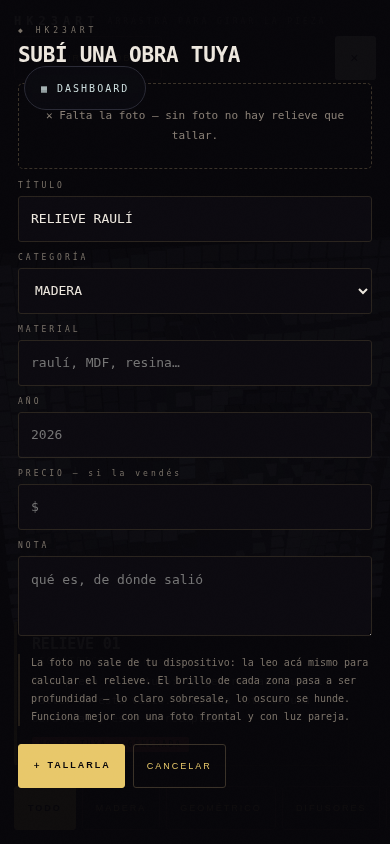
#> input picture .sp/arte.png, 390 x 844 px
$ python -i make-previews.py   (imports and definitions only)
#> lines starting #> are read from the running program, lines starting #| are printed output that depends on the picture
#!/usr/bin/env python3
"""
THE GRID — Preview generator.
For each world in grid.json:
  - if its project folder has real images, use the best one (cover-fit 800x600)
  - otherwise render a branded HK23 placeholder card
Writes previews/<id>.jpg and rewrites grid.json preview paths.

Usage: python3 scripts/make-previews.py "/path/to/Projects"
"""
import os, sys, json, glob
from PIL import Image, ImageDraw, ImageFont, ImageFilter

HERE = os.path.dirname(os.path.abspath(__file__))
ROOT_GRID = os.path.join(HERE, "..")
GRID = os.path.join(ROOT_GRID, "grid.json")
PREV = os.path.join(ROOT_GRID, "previews")
PROJECTS = sys.argv[1] if len(sys.argv) > 1 else os.path.join(ROOT_GRID, "..")
W, H = 800, 600

# [1 line not run here, left out]

# [32 lines left out: functions font, find_dir, best_image, not called in this run]

def cover_fit(img, w, h):
#> called with w = 800, h = 600
    src = img.width / img.height
#> src = 0.462
    dst = w / h
    if src > dst:
        nh = h; nw = int(h * src)
    else:
        nw = w; nh = int(w / src)
#> after `nh = int(w / src)`: nh = 1731
    img = img.resize((nw, nh), Image.LANCZOS)
    x = (nw - w) // 2; y = (nh - h) // 2
#> after `y = (nh - h) // 2`: y = 565
    return img.crop((x, y, x + w, y + h))
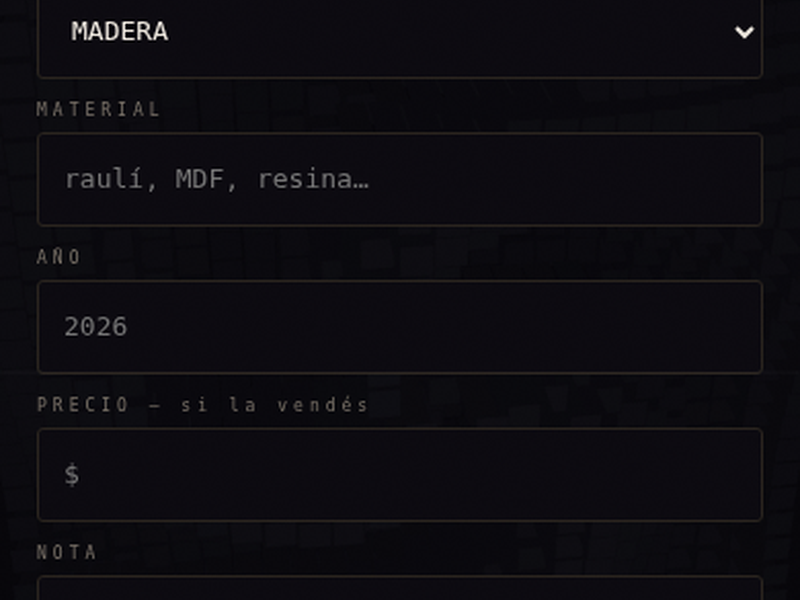
#> returned value: PIL image 800x600 RGB; mean R, G, B 13.8, 12.2, 17.1

# [11 lines left out: function wrap, not called in this run]

def from_photo(path):
    base = cover_fit(Image.open(path).convert("RGB"), W, H)
    # darken bottom for legibility
    overlay = Image.new("RGB", (W, H), (0, 0, 0))
#> overlay: PIL image 800x600 RGB; every value is 0
    mask = Image.new("L", (W, H), 0)
#> mask: PIL image 800x600 L; every value is 0
    md = ImageDraw.Draw(mask)
    for y in range(H):
        md.line([(0, y), (W, y)], fill=int(150 * (y / H) ** 2))
    return Image.composite(overlay, base, mask)

# [47 lines left out: functions card, main, not called in this run]

# [1 line not run here, left out]

>>> result = from_photo('../.sp/arte.png')

$ run again, on .sp/rv.png
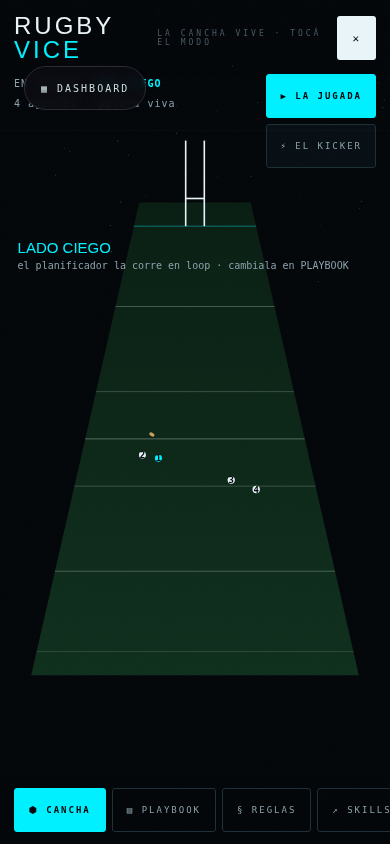
#> input picture .sp/rv.png, 390 x 844 px
#> src = 0.462
#> nh = 1731
#> y = 565
#> in cover_fit, `return img.crop((x, y, x + w, y + h))`:
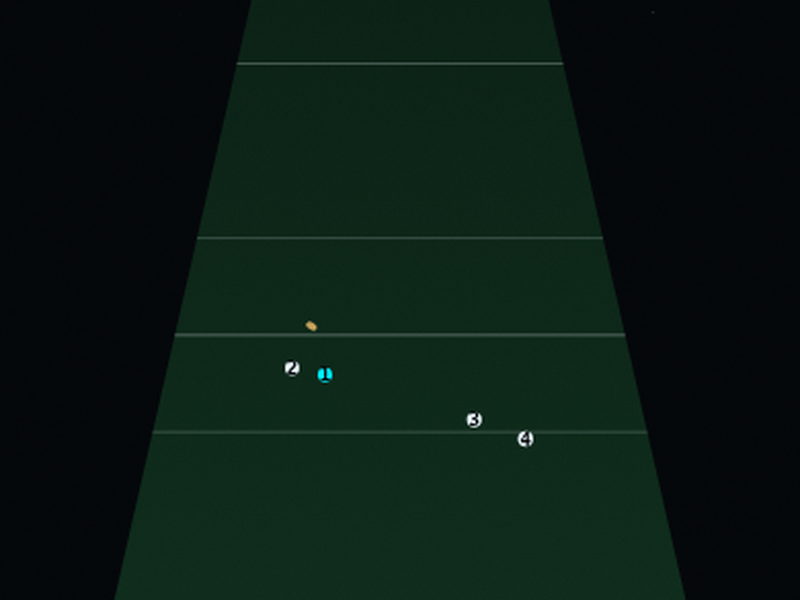
#> returned value: PIL image 800x600 RGB; mean R, G, B 10, 25.7, 19.3
#> overlay: PIL image 800x600 RGB; every value is 0
#> mask: PIL image 800x600 L; every value is 0
#> in from_photo, `return Image.composite(overlay, base, mask)`:
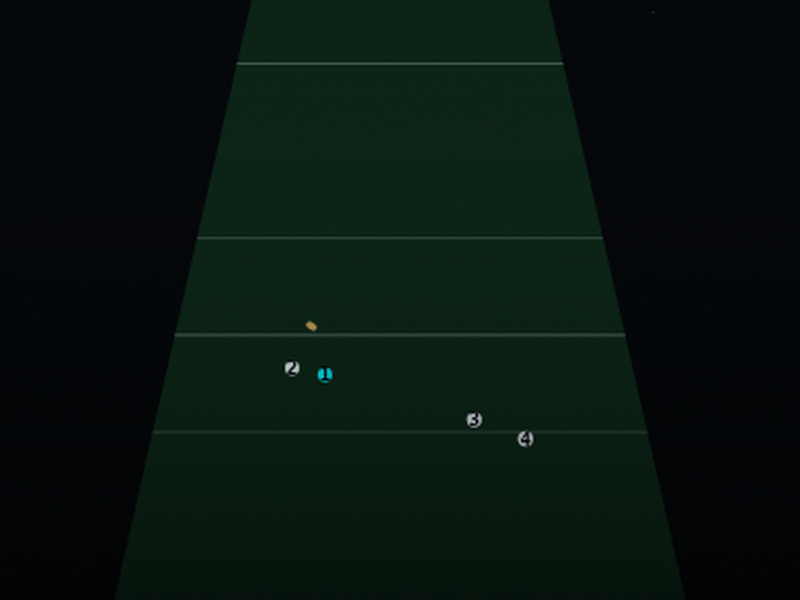
#> returned value: PIL image 800x600 RGB; mean R, G, B 7.8, 19.9, 15.1

$ run again, on .sp/tf.png
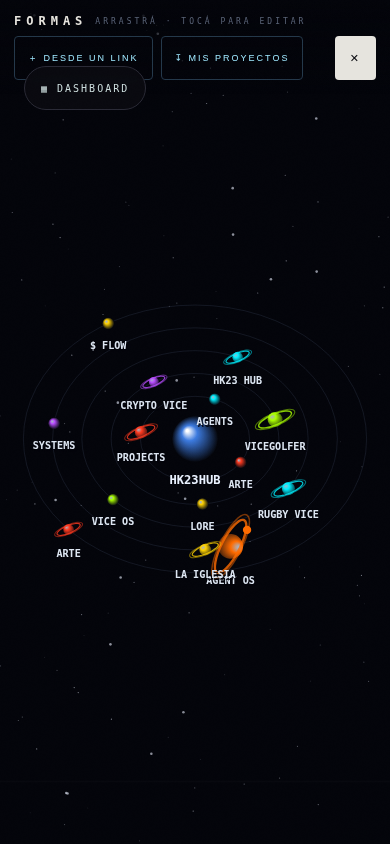
#> input picture .sp/tf.png, 390 x 844 px
#> src = 0.462
#> nh = 1731
#> y = 565
#> in cover_fit, `return img.crop((x, y, x + w, y + h))`:
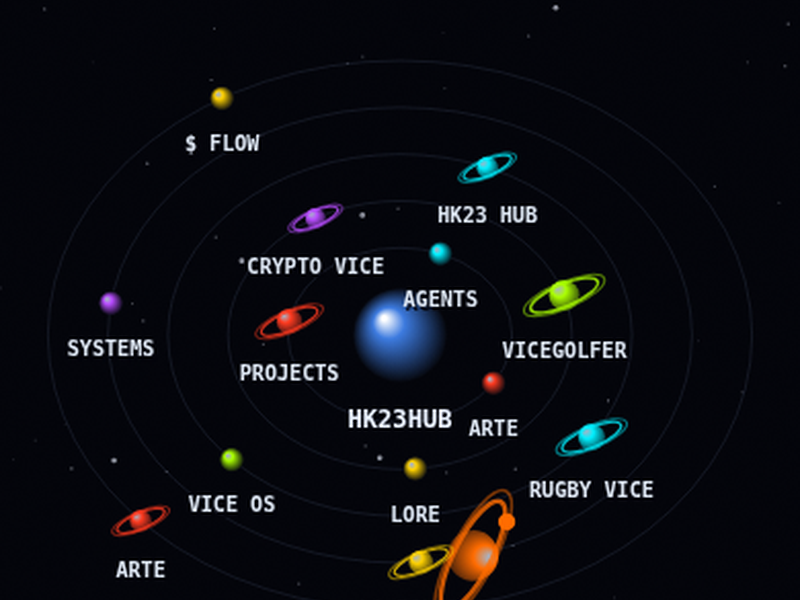
#> returned value: PIL image 800x600 RGB; mean R, G, B 11.9, 12.9, 18.1
#> overlay: PIL image 800x600 RGB; every value is 0
#> mask: PIL image 800x600 L; every value is 0
#> in from_photo, `return Image.composite(overlay, base, mask)`:
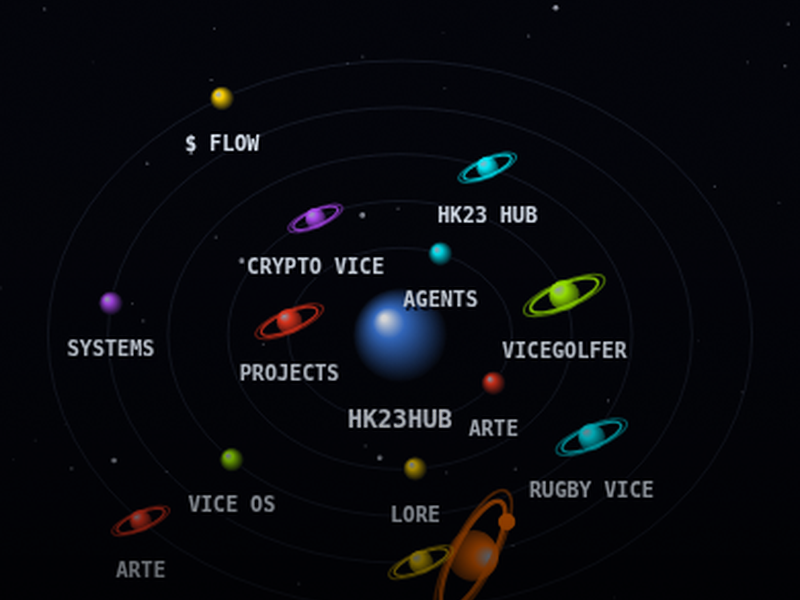
#> returned value: PIL image 800x600 RGB; mean R, G, B 9, 10, 14.5

$ run again, on .sp/tpl.png
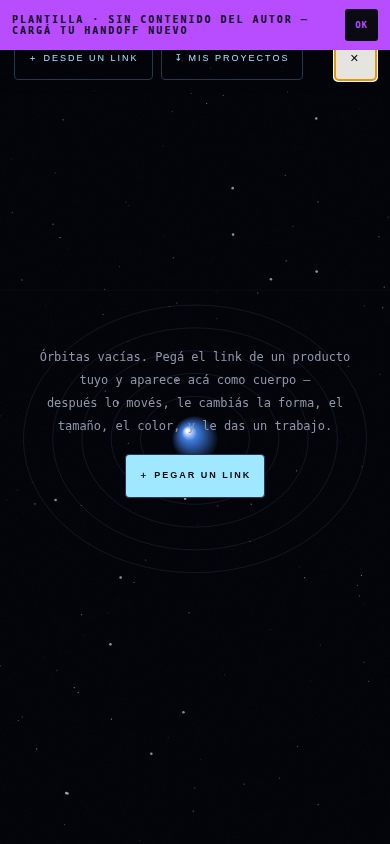
#> input picture .sp/tpl.png, 390 x 844 px
#> src = 0.462
#> nh = 1731
#> y = 565
#> in cover_fit, `return img.crop((x, y, x + w, y + h))`:
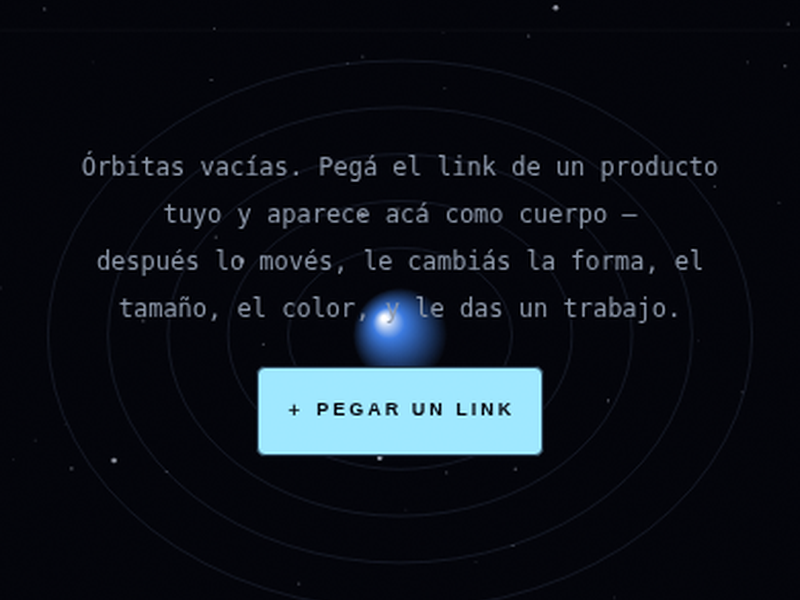
#> returned value: PIL image 800x600 RGB; mean R, G, B 15, 20.2, 27.8
#> overlay: PIL image 800x600 RGB; every value is 0
#> mask: PIL image 800x600 L; every value is 0
#> in from_photo, `return Image.composite(overlay, base, mask)`:
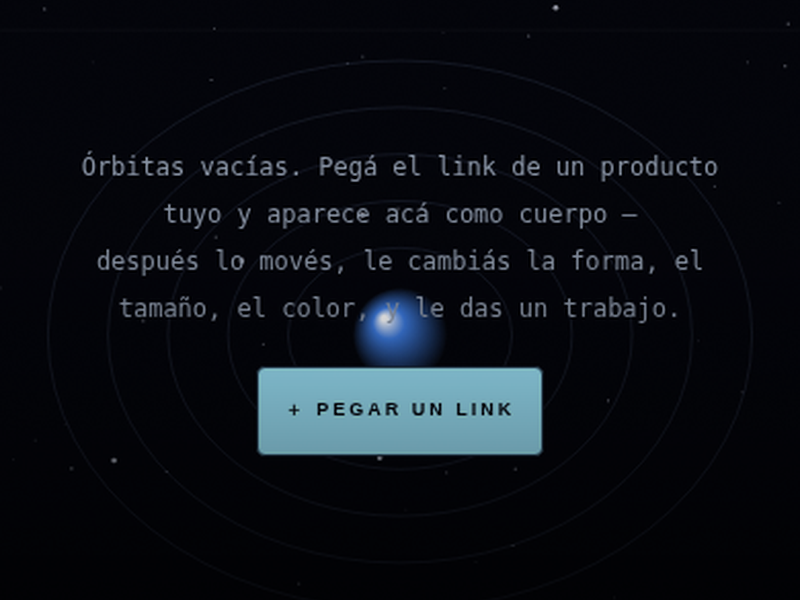
#> returned value: PIL image 800x600 RGB; mean R, G, B 11.8, 15.7, 21.8
